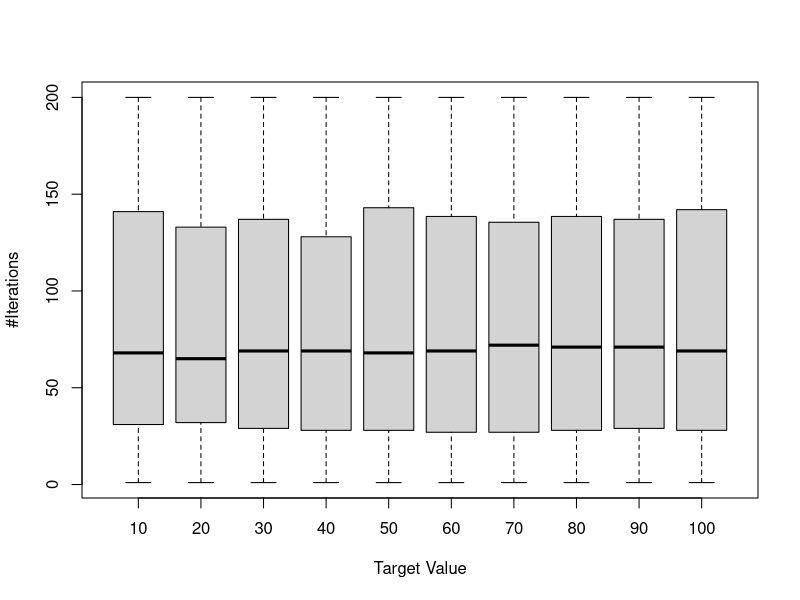

Write R code to recreate this figure.
# Lab 7: Simulation Example

#7.1 Using while loop to control maximum iterations:
#Silly example here: draw one number from 1 to 100 and see if this number matches with our predefined value.
hit <- function(target){
   # sample a number from 1:100
  a <- sample(1:100, size=1)
  # return a list, 1st argument is the sample, second argument is the TRUE or FALSE 
  # TRUE if sample = target
  return(list(a, a == target))
}

hit(2)

sim_hit <- function(target, max.it=200){
  i <- 1 #the counter
  values <- c() #dummy vector to store results
  
  while (i < max.it){
    res <- hit(target)
    values[i] <- res[[1]]
    if (res[[2]]){break}
    i <- i+1
  }
  return(list(values, i, res[[2]]))
}

results <- sim_hit(5)
results

#We can change max. iterations to save time (not in this case beacause this simulation is very simple and fast):
sim_hit(5, max.it=100)

#7.2 Exploring different values
targets <- seq(10, 100, by=10)

B <- 1000
result.matrix <- matrix(nrow=B, ncol=length(targets))
for (i in 1:length(targets)){
  #print(i)
  result.matrix[,i] <- replicate(B, sim_hit(target=targets[i])[[2]])
}

colnames(result.matrix) <- targets

#7.3 Example Visualization Using Boxplot (side-by-side):
boxplot(result.matrix, xlab="Target Value", ylab="#Iterations")

#All distributions look similar, just as expected. 
apply(result.matrix, 2, mean)
